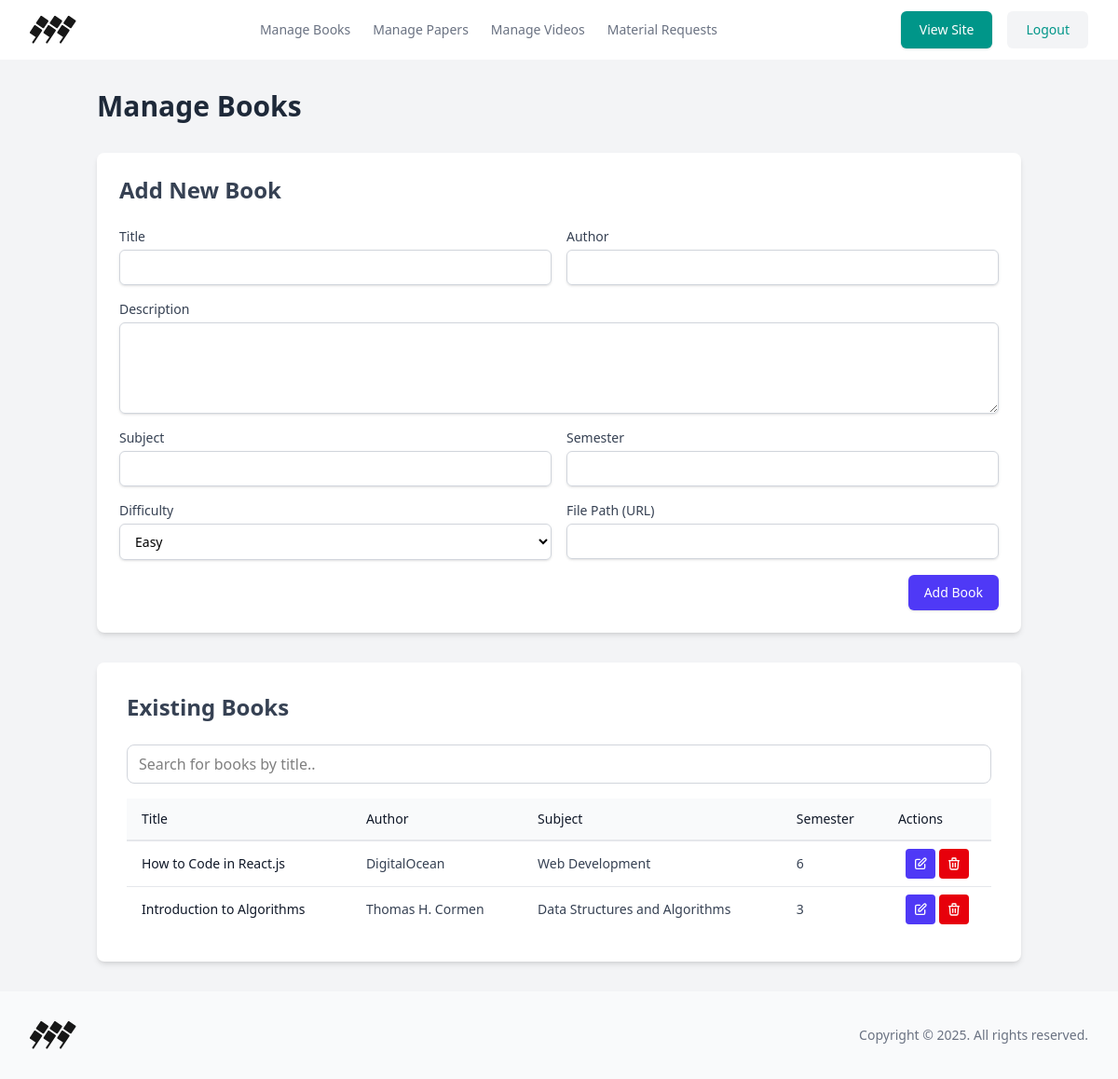
The app's page /admin/books.php (signed in) with its own data.
### tables this page shows
CREATE TABLE IF NOT EXISTS books (
    id INT AUTO_INCREMENT PRIMARY KEY,
    title VARCHAR(255) NOT NULL,
    author VARCHAR(255) NOT NULL,
    description TEXT,
    subject VARCHAR(255),
    semester VARCHAR(255),
    difficulty VARCHAR(255),
    file_path VARCHAR(255) NOT NULL,
    cover_image VARCHAR(255),
    created_at TIMESTAMP DEFAULT CURRENT_TIMESTAMP
);

### includes/functions.php (called while the page is built, shortened)
<?php
function get_books($subject = null, $semester = null)
{
    global $conn;
    $sql = "SELECT * FROM books WHERE 1=1";
    $stmt = $conn->prepare($sql);
    $types = '';
    $stmt->execute();
    $result = $stmt->get_result();
    $books = [];
    if ($result->num_rows > 0) {
        while ($row = $result->fetch_assoc()) {
            $books[] = $row;
        }
    }
    return $books;
}
?>

### admin/books.php (the view, shortened to what this page needs)
<?php
require_once '../includes/db.php';
require_once '../includes/functions.php';
$books = get_books();
?>
<!DOCTYPE html>
<html lang="en">
<head>
    <link href="../assets/css/index.css" rel="stylesheet">
    <link rel="stylesheet" href="../assets/css/index.css">
    <script src="https://cdn.jsdelivr.net/npm/@tailwindcss/browser@4"></script>
</head>
<body class="bg-gray-100">
    <?php include 'header.php'; ?>
    <div class="container mx-auto px-4 py-8">
        <h1 class="text-3xl font-bold mb-8 text-gray-800">Manage Books</h1>
        <div class="bg-white p-6 rounded-lg shadow-md mb-8">
            <h2 class="text-2xl font-bold mb-6 text-gray-700">Add New Book</h2>
            <form action="books.php" method="post" class="grid grid-cols-1 md:grid-cols-2 gap-4">
                <div class="col-span-1">
                    <label for="title" class="block text-sm font-medium text-gray-700">Title</label>
                    <input type="text" name="title" id="title" required
                        class="mt-1 block w-full px-3 py-2 border border-gray-300 rounded-md shadow-sm focus:outline-none focus:ring-indigo-500 focus:border-indigo-500 sm:text-sm">
                </div>
                <div class="col-span-1">
                    <label for="author" class="block text-sm font-medium text-gray-700">Author</label>
                    <input type="text" name="author" id="author" required
                        class="mt-1 block w-full px-3 py-2 border border-gray-300 rounded-md shadow-sm focus:outline-none focus:ring-indigo-500 focus:border-indigo-500 sm:text-sm">
                </div>
                <div class="col-span-2">
                    <label for="description" class="block text-sm font-medium text-gray-700">Description</label>
                    <textarea name="description" id="description" rows="4" required
                        class="mt-1 block w-full px-3 py-2 border border-gray-300 rounded-md shadow-sm focus:outline-none focus:ring-indigo-500 focus:border-indigo-500 sm:text-sm"></textarea>
                </div>
                <div class="col-span-1">
                    <label for="subject" class="block text-sm font-medium text-gray-700">Subject</label>
                    <input type="text" name="subject" id="subject" required
                        class="mt-1 block w-full px-3 py-2 border border-gray-300 rounded-md shadow-sm focus:outline-none focus:ring-indigo-500 focus:border-indigo-500 sm:text-sm">
                </div>
                <div class="col-span-1">
                    <label for="semester" class="block text-sm font-medium text-gray-700">Semester</label>
                    <input type="text" name="semester" id="semester" required
                        class="mt-1 block w-full px-3 py-2 border border-gray-300 rounded-md shadow-sm focus:outline-none focus:ring-indigo-500 focus:border-indigo-500 sm:text-sm">
                </div>
                <div class="col-span-1">
                    <label for="difficulty" class="block text-sm font-medium text-gray-700">Difficulty</label>
                    <select name="difficulty" id="difficulty" required
                        class="mt-1 block w-full px-3 py-2 border border-gray-300 rounded-md shadow-sm focus:outline-none focus:ring-indigo-500 focus:border-indigo-500 sm:text-sm">
                        <option value="Easy">Easy</option>
                    </select>
                </div>
                <div class="col-span-1">
                    <label for="file_path" class="block text-sm font-medium text-gray-700">File Path (URL)</label>
                    <input type="text" name="file_path" id="file_path" required
                        class="mt-1 block w-full px-3 py-2 border border-gray-300 rounded-md shadow-sm focus:outline-none focus:ring-indigo-500 focus:border-indigo-500 sm:text-sm">
                </div>
                <div class="col-span-2 text-right">
                    <button type="submit"
                        class="inline-flex justify-center py-2 px-4 border border-transparent shadow-sm text-sm font-medium rounded-md text-white bg-indigo-600 hover:bg-indigo-700 focus:outline-none focus:ring-2 focus:ring-offset-2 focus:ring-indigo-500">
                        Add Book
                    </button>
                </div>
            </form>
        </div>
        <div class="bg-white p-8 rounded-lg shadow-md">
            <h2 class="text-2xl font-bold mb-6 text-gray-700">Existing Books</h2>
            <div class="mb-4">
                <input type="text" id="searchInput" onkeyup="searchBooks()" placeholder="Search for books by title.."
                    class="w-full px-3 py-2 border border-gray-300 rounded-lg focus:outline-none focus:ring-indigo-500 focus:border-indigo-500">
            </div>
            <div class="overflow-x-auto">
                <table id="booksTable" class="min-w-full divide-y-2 divide-gray-200 bg-white text-sm">
                    <thead class="bg-gray-50">
                        <tr>
                            <th class="whitespace-nowrap px-4 py-3 font-medium text-gray-900 text-left">Title</th>
                            <th class="whitespace-nowrap px-4 py-3 font-medium text-gray-900 text-left">Author</th>
                            <th class="whitespace-nowrap px-4 py-3 font-medium text-gray-900 text-left">Subject</th>
                            <th class="whitespace-nowrap px-4 py-3 font-medium text-gray-900 text-left">Semester</th>
                            <th class="whitespace-nowrap px-4 py-3 font-medium text-gray-900 text-left">Actions</th>
                        </tr>
                    </thead>
                    <tbody class="divide-y divide-gray-200">
                        <?php if (empty($books)): ?>
                            <tr>
                                <td colspan="5" class="text-center py-4 text-gray-500">No books found.</td>
                            </tr>
                        <?php else: ?>
                            <?php foreach ($books as $book): ?>
                                <tr>
                                    <td class="whitespace-nowrap px-4 py-2 font-medium text-gray-900">
                                        <?php echo htmlspecialchars($book['title']); ?>
                                    </td>
                                    <td class="whitespace-nowrap px-4 py-2 text-gray-700">
                                        <?php echo htmlspecialchars($book['author']); ?>
                                    </td>
                                    <td class="whitespace-nowrap px-4 py-2 text-gray-700">
                                        <?php echo htmlspecialchars($book['subject']); ?>
                                    </td>
                                    <td class="whitespace-nowrap px-4 py-2 text-gray-700">
                                        <?php echo htmlspecialchars($book['semester']); ?>
                                    </td>
                                    <td class="whitespace-nowrap px-4 py-2 flex justify-center gap-1">
                                        <a href="edit_book.php?id=<?php echo $book['id']; ?>" title="Edit" class="inline-block p-2 rounded bg-indigo-600 text-white hover:bg-indigo-700">
                                            <svg xmlns="http://www.w3.org/2000/svg" class="h-4 w-4" fill="none" viewBox="0 0 24 24" stroke="currentColor" stroke-width="2">
                                                <path stroke-linecap="round" stroke-linejoin="round" d="M11 5H6a2 2 0 00-2 2v11a2 2 0 002 2h11a2 2 0 002-2v-5m-1.414-9.414a2 2 0 112.828 2.828L11.828 15H9v-2.828l8.586-8.586z" />
                                            </svg>
                                        </a>
                                        <form action="books.php" method="post" class="inline-block"
                                            onsubmit="return confirm('Are you sure you want to delete this book?');">
                                            <button type="submit"
                                                class="inline-block rounded bg-red-600 p-2 text-white hover:bg-red-700">
                                                <svg xmlns="http://www.w3.org/2000/svg" class="h-4 w-4" fill="none"
                                                    viewBox="0 0 24 24" stroke="currentColor">
                                                    <path stroke-linecap="round" stroke-linejoin="round" stroke-width="2"
                                                        d="M19 7l-.867 12.142A2 2 0 0116.138 21H7.862a2 2 0 01-1.995-1.858L5 7m5 4v6m4-6v6m1-10V4a1 1 0 00-1-1h-4a1 1 0 00-1 1v3M4 7h16" />
                                                </svg>
                                            </button>
                                        </form>
                                    </td>
                                </tr>
                            <?php endforeach; ?>
                        <?php endif; ?>
                    </tbody>
                </table>
            </div>
        </div>
    </div>
    <?php include '../includes/footer.php'; ?>
</body>
</html>

### assets/css/index.css (style rules this page uses)
:root { --drab-dark-brown: #363020; --walnut-brown: #605c4e; --ecru: #a49966; --sage: #c7c7a6; --white: #ffffff; }

### records on screen
books: title "How to Code in React.js", author "DigitalOcean", subject "Web Development", semester "6"
books: title "Introduction to Algorithms", author "Thomas H. Cormen", subject "Data Structures and Algorithms", semester "3"
